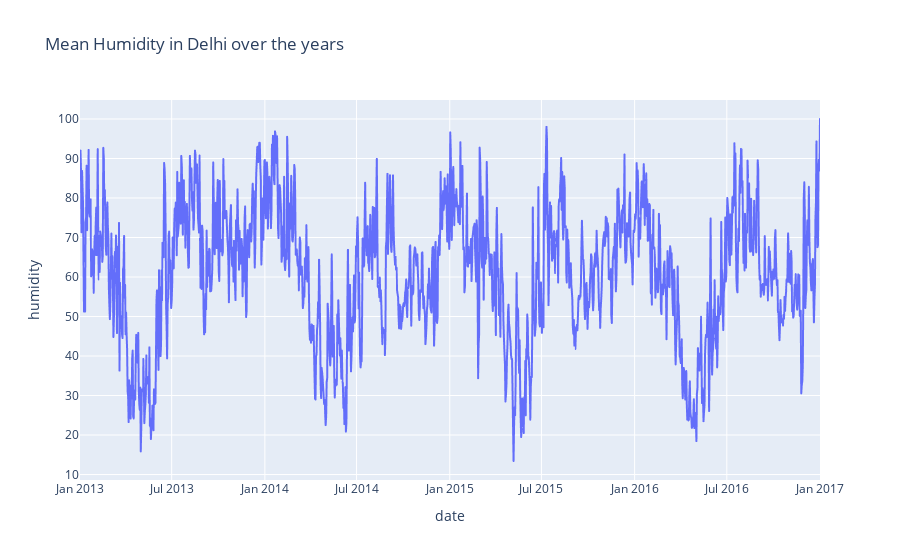

Notebook cell for this chart:
### Code cell
figure = px.line(data, x='date', y='humidity', title='Mean Humidity in Delhi over the years')
figure.show()

### Figure 1 — Plotly figure (JSON) as saved in the notebook; plotly's stock layout.template omitted (floating-point values rounded to 4 significant figures; data arrays with more than 128 entries replaced by an {"elided": "..."} marker saying what was removed)
{"data": [{"hovertemplate": "date=%{x}<br>humidity=%{y}<extra></extra>", "legendgroup": "", "line": {"color": "#636efa", "dash": "solid"}, "marker": {"symbol": "circle"}, "mode": "lines", "name": "", "showlegend": false, "type": "scattergl", "x": {"elided": "1462 str values"}, "xaxis": "x", "y": {"elided": "1462 float values"}, "yaxis": "y"}], "layout": {"legend": {"tracegroupgap": 0}, "title": {"text": "Mean Humidity in Delhi over the years"}, "xaxis": {"anchor": "y", "domain": [0, 1], "title": {"text": "date"}}, "yaxis": {"anchor": "x", "domain": [0, 1], "title": {"text": "humidity"}}}}
